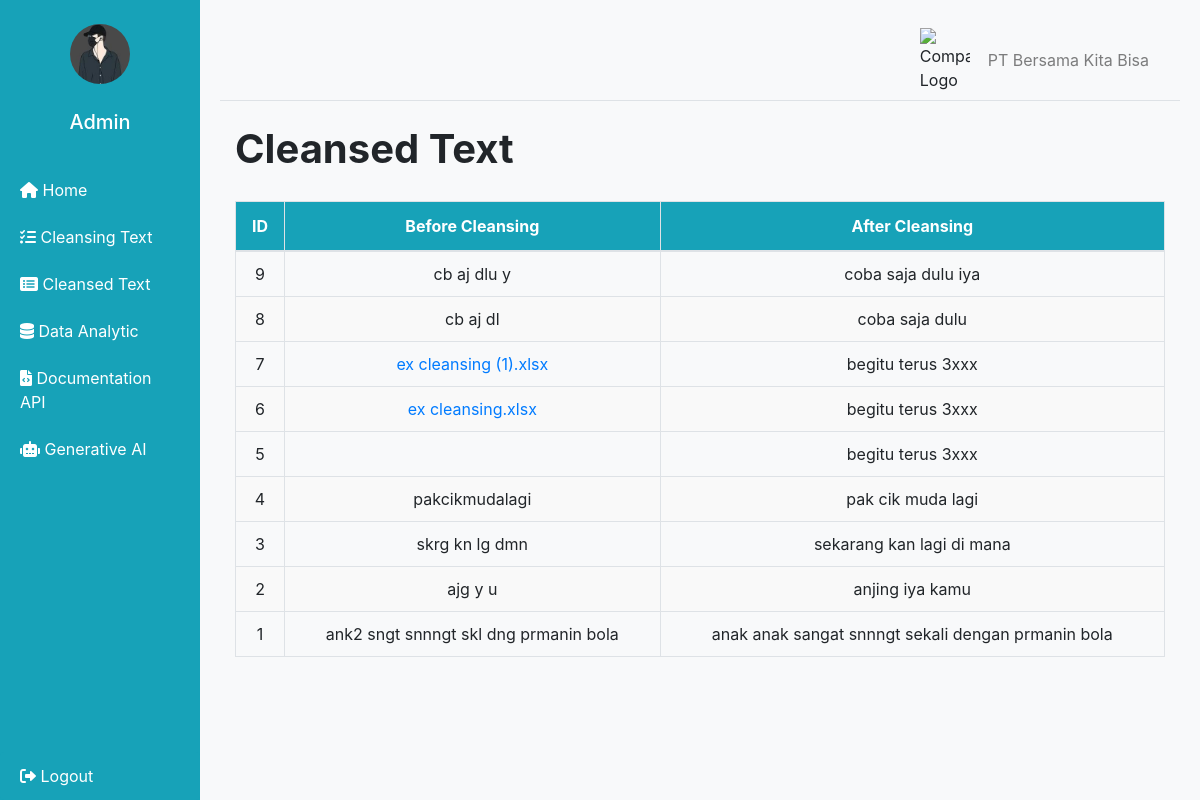
/normalisasi_list (signed in), run on an earlier commit of the app's database.
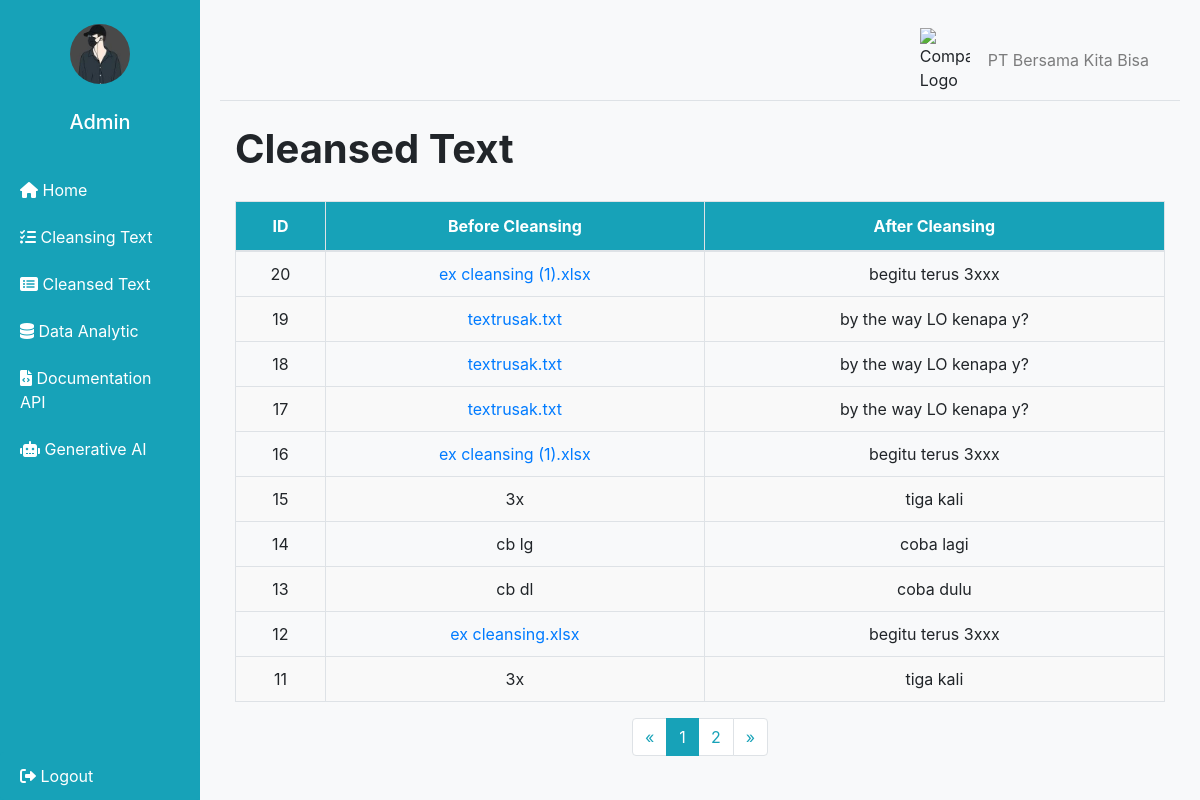
And on a later commit of the database.
### tables this page shows
CREATE TABLE normalisasi (
            id INTEGER PRIMARY KEY AUTOINCREMENT,
            input_text TEXT NOT NULL,
            output_text TEXT NOT NULL
        );

### app.py (the view)
@app.route('/normalisasi_list')
def normalisasi_list():
    if 'username' not in session:
        return redirect(url_for('login'))
    try:
        page, per_page, offset = get_page_args(page_parameter='page', per_page_parameter='per_page')
        conn = sqlite3.connect('normalisasi.db')
        c = conn.cursor()
        c.execute('SELECT * FROM normalisasi ORDER BY id DESC LIMIT ? OFFSET ?', (per_page, offset))
        rows = c.fetchall()
        c.execute('SELECT COUNT(*) FROM normalisasi')
        total = c.fetchone()[0]
        conn.close()
        result = []
        for row in rows:
            is_file = row[1].endswith('.txt') or row[1].endswith('.xls') or row[1].endswith('.xlsx')
            result.append({'id': row[0], 'input_text': row[1], 'output_text': row[2], 'is_file': is_file})
        pagination = Pagination(page=page, per_page=per_page, total=total, css_framework='bootstrap4')
        return render_template('normalisasi_list.html',
                               normalisasi_list=result,
                               page=page,
                               per_page=per_page,
                               pagination=pagination)
    except Exception as e:
        print(e)
        return str(e), 500

### app.py (called while the page is built)
@app.before_request
def before_request():
    if 'username' not in session and request.endpoint not in ['login', 'static']:
        return redirect(url_for('login'))

### templates/normalisasi_list.html (shortened to what this page needs)
<!DOCTYPE html>
<html lang="en">
<head>
    <link rel="stylesheet" href="https://maxcdn.bootstrapcdn.com/bootstrap/4.0.0/css/bootstrap.min.css">
    <link href="{{ url_for('static', filename='css/dashboard.css') }}" rel="stylesheet">
    <link rel="stylesheet" href="https://cdnjs.cloudflare.com/ajax/libs/font-awesome/6.0.0-beta3/css/all.min.css">
</head>
<body>
    <div class="d-flex" id="wrapper">
        <div id="sidebar-wrapper">
            <div class="sidebar-heading text-white py-4">
                <img src="{{ url_for('static', filename='img/profile.jpg') }}" alt="Profile Image" class="profile-image">
                <h5 class="mt-3">Admin</h5>
            </div>
            <div class="list-group list-group-flush">
                <a href="/" class="list-group-item list-group-item-action text-white"><i class="fas fa-home"></i> Home</a>
                <a href="/process_normalisasi" data-toggle="modal" data-target="#normalisasiModal" class="list-group-item list-group-item-action text-white"><i class="fas fa-tasks"></i> Cleansing Text</a>
                <a href="/normalisasi_list" class="list-group-item list-group-item-action text-white"><i class="fas fa-list-alt"></i> Cleansed Text</a>
                <a href="/saved_charts" class="list-group-item list-group-item-action text-white"><i class="fas fa-database"></i> Data Analytic</a>
                <a href="/documentation_api" class="list-group-item list-group-item-action text-white"><i class="fas fa-file-code"></i> Documentation API</a>
                <a href="/chat" class="list-group-item list-group-item-action text-white"><i class="fas fa-robot"></i> Generative AI</a>
            </div>
            <div>
                <a href="#" data-toggle="modal" data-target="#logoutModal" class="list-group-item list-group-item-action text-white"><i class="fas fa-sign-out-alt"></i> Logout</a>
            </div>
        </div>
        <div id="page-content-wrapper" class="container-fluid">
            <nav class="navbar navbar-expand-lg navbar-light bg-light border-bottom">
                <div class="container-fluid">
                    <div class="d-flex align-items-center w-100" style="justify-content: flex-end;">
                        <img src="{{ url_for('static', filename='img/company_logo.png') }}" alt="Company Logo" class="company-logo">
                        <span class="navbar-text ml-2">
                            PT Bersama Kita Bisa
                        </span>
                    </div>
                </div>
            </nav>
            <div class="container-fluid">
                <h1 class="mt-4">Cleansed Text</h1>
                <div class="table-responsive">
                    <table class="table table-bordered table-hover">
                        <thead>
                            <tr>
                                <th>ID</th>
                                <th>Before Cleansing</th>
                                <th>After Cleansing</th>
                            </tr>
                        </thead>
                        <tbody>
                            {% for item in normalisasi_list %}
                            <tr>
                                <td>{{ item.id }}</td>
                                <td>
                                    {% if item.is_file %}
                                    <a href="{{ url_for('download_file', filename=item.input_text) }}">{{ item.input_text }}</a>
                                    {% else %}
                                    {{ item.input_text }}
                                    {% endif %}
                                </td>
                                <td>{{ item.output_text }}</td>
                            </tr>
                            {% endfor %}
                        </tbody>
                    </table>
                </div>
                <div class="d-flex justify-content-center">
                    {{ pagination.links }}
                </div>
            </div>
        </div>
    </div>
</body>
</html>

What changed in the data, as far as the page shows it:
no longer on this page (row unchanged): normalisasi: id "9", input_text "cb aj dlu y", output_text "coba saja dulu iya"
no longer on this page (row unchanged): normalisasi: id "8", input_text "cb aj dl", output_text "coba saja dulu"
no longer on this page (row unchanged): normalisasi: id "7", input_text "ex cleansing (1).xlsx", output_text "begitu terus 3xxx"
no longer on this page (row unchanged): normalisasi: id "6", input_text "ex cleansing.xlsx", output_text "begitu terus 3xxx"
no longer on this page (row unchanged): normalisasi: id "5", output_text "begitu terus 3xxx"
no longer on this page (row unchanged): normalisasi: id "4", input_text "pakcikmudalagi", output_text "pak cik muda lagi"
no longer on this page (row unchanged): normalisasi: id "3", input_text "skrg kn lg dmn", output_text "sekarang kan lagi di mana"
no longer on this page (row unchanged): normalisasi: id "2", input_text "ajg y u", output_text "anjing iya kamu"
no longer on this page (row unchanged): normalisasi: id "1", input_text "ank2 sngt snnngt skl dng prmanin bola", output_text "anak anak sangat snnngt sekali dengan prmanin bola"
added normalisasi: id "20", input_text "ex cleansing (1).xlsx", output_text "begitu terus 3xxx"
added normalisasi: id "19", input_text "textrusak.txt", output_text "by the way LO kenapa y?"
added normalisasi: id "18", input_text "textrusak.txt", output_text "by the way LO kenapa y?"
added normalisasi: id "17", input_text "textrusak.txt", output_text "by the way LO kenapa y?"
added normalisasi: id "16", input_text "ex cleansing (1).xlsx", output_text "begitu terus 3xxx"
added normalisasi: id "15", input_text "3x", output_text "tiga kali"
added normalisasi: id "14", input_text "cb lg", output_text "coba lagi"
added normalisasi: id "13", input_text "cb dl", output_text "coba dulu"
added normalisasi: id "12", input_text "ex cleansing.xlsx", output_text "begitu terus 3xxx"
added normalisasi: id "11", input_text "3x", output_text "tiga kali"
Also different on the page:
{{ pagination.links }}: (not shown) → "« 1 2 »"
